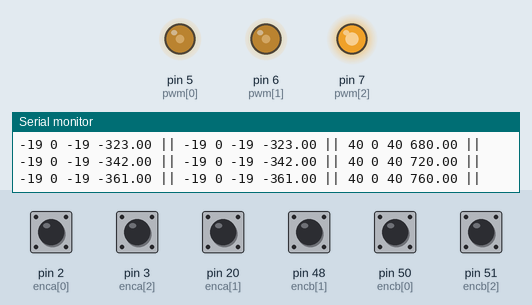
Simulated run of this sketch. Board: Arduino Mega 2560, built with avr-gcc and run on an emulated ATmega2560. Shown: output pins drawn as LEDs (lit = HIGH), the last lines printed to the serial monitor. The test bench sets the inputs (shaded band); at power-on: pin 2 (enca[0]), pin 3 (enca[2]), pin 20 (enca[1]), pin 48 (encb[1]), pin 50 (encb[0]), pin 51 (encb[2]) HIGH.

Above: at 3.2 s.
3.3 s: pin 3 (enca[2]) pulled LOW for 3.2 s
At 5.9 s:
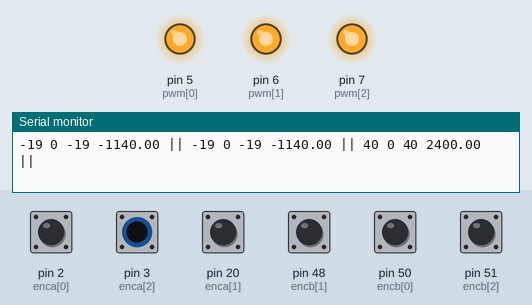
8.0 s: pin 2 (enca[0]) pulled LOW for 0.15 s
11.0 s: pin 20 (enca[1]) pulled LOW for 0.15 s
At 11.9 s:
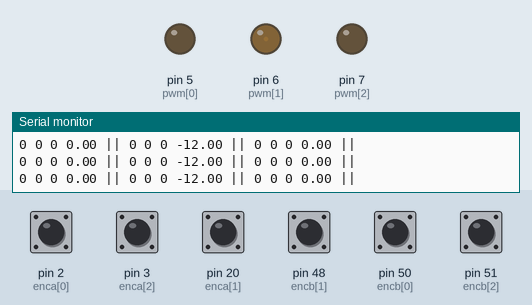
14.0 s: pin 2 (enca[0]) pulled LOW for 1 s
18.0 s: pin 3 (enca[2]) pulled LOW for 0.15 s
At 18.35 s:
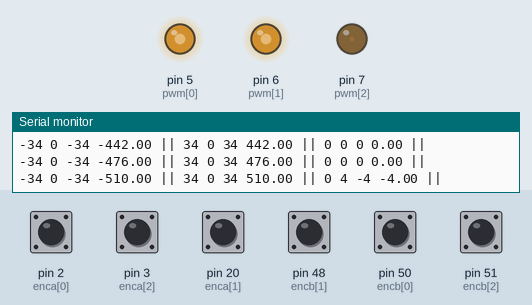
At 19.7 s:
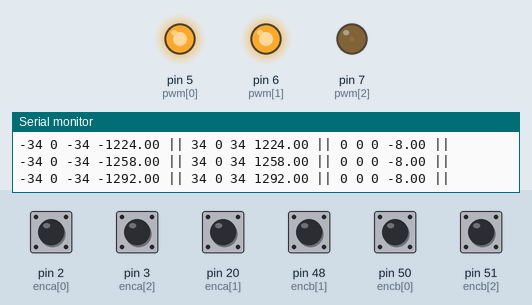
21.1 s: pin 2 (enca[0]) pulled LOW for 1 s
Timing chart, 0 to 24.1 s (numbered marks = the images above; inputs shaded):
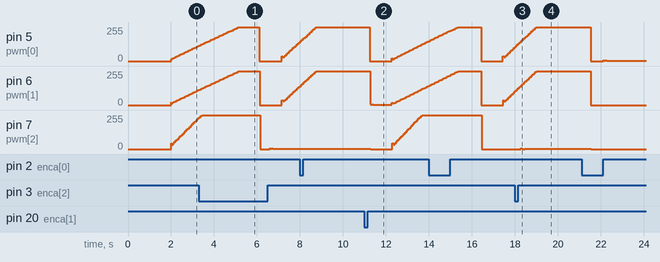

Measured:
- after the input at 18.0 s, pin 7 (pwm[2]): 0/255 → 2/255 after 0.28 s

The sketch:

B_Cek-3M-Run.ino
```cpp
const int enca[] = {2,20,3};
const int encb[] = {50,48,51};
const int pwm[] = {5,6,7};
const int in1[] = {38,46,43};
const int in2[] = {39,47,42};
float eprev[] = {0,0,0};
float eintg[] = {0,0,0};
float a,b,c,d,e,f,g,h,i,mot0,mot1,mot2;
unsigned long milseb = 0, milseb1 = 0;
int pos = 0, pwr, dir, t=0;
int posseb[] = {0,0,0};
float  c_rpm[]= {0,0,0};
const float ppr[] = {134.0 ,137.0 ,133.0};
int target[] = {0,0,0};
//#define m1 1
//#define m2 2
//#define m3 3
//#define m[] = [0,1,2];
const int m[] = {0,1,2};
volatile int posi[] = {0,0,0};

template <int j>
void readEncoder(){
  int b = digitalRead(encb[j]);
  if(b > 0){
    posi[j]++;

  }
  else{
    posi[j]--;

  }
}


void setup() {
  // put your setup code here, to run once:


    Serial.begin(9600);
    delay(2000);

   // digitalWrite(pwm[m], HIGH);
    for(int k = 0; k < 3; k++){

    pinMode(enca[k],INPUT_PULLUP);
    pinMode(encb[k],INPUT_PULLUP);
  }

  attachInterrupt(digitalPinToInterrupt(enca[m[0]]),readEncoder<0>,RISING);
  attachInterrupt(digitalPinToInterrupt(enca[m[1]]),readEncoder<1>,RISING);
  attachInterrupt(digitalPinToInterrupt(enca[m[2]]),readEncoder<2>,RISING);

 // digitalWrite(pwm[m], HIGH);

}

void loop() {


  unsigned long mil, mil1;
  mil = millis();
  mil1 = millis();
  if(mil1 - milseb1 >=1000){
      ///////////-------------------------------------KINEMATIKA-----------------------

          if(t<5) {kinematik(1500,0,0,4); if(t==4){kinematik(0,0,0,0); for(int k=0; k<3; k++){eintg[k]=0; eprev[k]=0; }}}
          else if(t<10) {kinematik(0,1500,0,4); if(t==9){kinematik(0,0,0,0); for(int k=0; k<3; k++){eintg[k]=0; eprev[k]=0;}}}
          else if(t<15) {kinematik(-1500,0,0,4); if(t==14){kinematik(0,0,0,0); for(int k=0; k<3; k++){eintg[k]=0; eprev[k]=0;}}}
          else if(t<20) {kinematik(0,-1500,0,4); if(t==19){kinematik(0,0,0,0); for(int k=0; k<3; k++){eintg[k]=0; eprev[k]=0;}}}
          else {kinematik(0,0,0,0);}
            for(int k=0; k<3; k++){

               if(target[k]>0){
                digitalWrite(in1[m[k]],HIGH);
                digitalWrite(in2[m[k]],LOW);
                }

               else if(target[k]<0){
                digitalWrite(in1[m[k]],LOW);
                digitalWrite(in2[m[k]],HIGH);
                }
               else{
                digitalWrite(in1[m[k]],LOW);
                digitalWrite(in2[m[k]],LOW);
                }
            }

      t++;
      milseb1 = mil1;
    }


  if(mil - milseb >= 100){

     for(int k=0; k<3; k++){
      noInterrupts();
      pos = posi[m[k]] - posseb[m[k]];

        c_rpm[k] = ((pos *10 * 60)/ppr[k]) ;
   //     PID(c_rpm[k], k);


//        Serial.print(c_rpm[k]);
//        Serial.print(" ");
      posseb[m[k]] = posi[m[k]];
      interrupts();
     }


//     Serial.println("");
      milseb = mil;
    }


            for(int k=0; k<3; k++){
                PID(c_rpm[k], k);
                }
                Serial.println("");


  //  PID(pos);
//Serial.println(c_rpm);
}


void PID(int inp, int qw){


//  long op = millis();
//  float DelT = ((float) (op - milseb1)) / (1000);
//  milseb1 = op;
  float kp = 0.3, kd=0.5, ki=0.26;
//    float kp = 0.8, kd=0.4, ki=0.08;

    int e = target[qw] - inp;
 //   if (e <= 0) e=0;
    float dedt = (e-eprev[qw]);
    eintg[qw] = eintg[qw] + e ;

    float u = kp*e + kd*dedt + ki*eintg[qw];
    eprev[qw] = e;

    pwr = (int) abs(u);
    if (pwr <=0 ) pwr = 0;
    if (pwr >= 255) pwr = 254;


if(target==0){analogWrite(pwm[m[qw]], 0);}
else {analogWrite(pwm[m[qw]], pwr);}
  Serial.print(target[qw]);
  Serial.print(" ");
  Serial.print(inp);
  Serial.print(" ");
  Serial.print(e);
//  Serial.print(" ");
//  Serial.print(dedt);
  Serial.print(" ");
  Serial.print(eintg[qw]);
  Serial.print(" || ");
//  Serial.println(pwr);


  //return pwr;
  }

void kinematik(int x, int y, int thet, int sec){


      x = (x / sec);
      y = (y / sec);
      //thet

    float  x1 = (x/376.8)*60;
    float  y1 = (y/376.8)*60;

      a = -0.33;  b = 0.577;   c = 0.33;
      d = -0.33;  e = -0.577;  f = 0.33;
      g = 0.67;  h = 0;      i = 0.33;

        mot0 = (a*x1 + b*y1  + c*thet);
        mot1 = (d*x1 + e*y1  + f*thet);
        mot2 = (g*x1 + h*y1  + i*thet);

         target[0] = mot0;
         target[1] = mot1;
         target[2] = mot2;

//        Serial.print(target[0]);
//        Serial.print(" ");
//        Serial.print(target[1]);
//        Serial.print(" ");
//        Serial.print(target[2]);
//        Serial.println(" ");

  }
```
